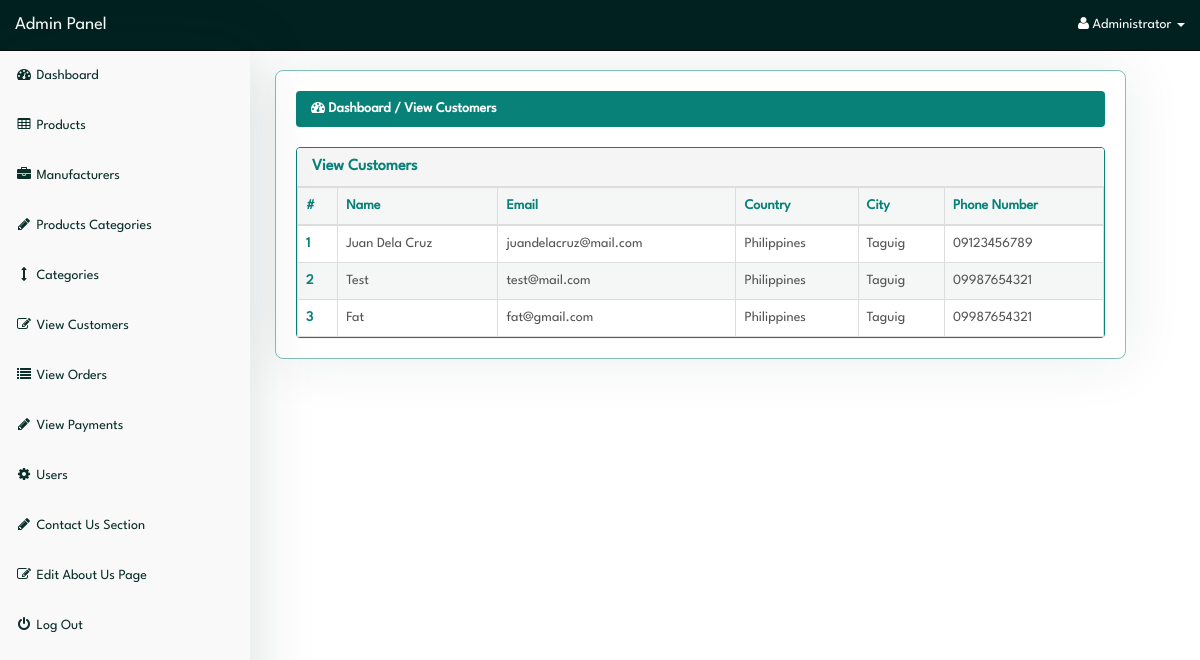
Screenshot of /admin/index.php?view_customers (signed in) with the database file from the repository.
### tables this page shows
CREATE TABLE `customers` (
  `customer_id` int(10) NOT NULL,
  `customer_name` varchar(255) NOT NULL,
  `customer_email` varchar(255) NOT NULL,
  `customer_pass` varchar(255) NOT NULL,
  `customer_country` text NOT NULL,
  `customer_city` text NOT NULL,
  `customer_contact` varchar(255) NOT NULL,
  `customer_address` text NOT NULL,
  `customer_image` text NOT NULL,
  `customer_ip` varchar(255) NOT NULL,
  `customer_confirm_code` text NOT NULL
);

### admin/view_customers.php (the view, shortened to what this page needs)
<?php
if(!isset($_SESSION['admin_email'])){
echo "<script>window.open('login.php','_self')</script>";
}
else {
?>
<div class="row">
  <div class="col-lg-12">
    <ol class="breadcrumb">
      <li class="active">
        <i class="fa fa-dashboard"></i> Dashboard / View Customers
      </li>
    </ol>
  </div>
</div>
<div class="row">
  <div class="col-lg-12">
    <div class="panel panel-default">
      <div class="panel-heading">
        <h3 class="panel-title">
          View Customers
        </h3>
      </div>
      <div class="panel-body">
        <div class="table-responsive">
          <table class="table table-bordered table-hover table-striped">
            <thead>
              <tr>
                <th>#</th>
                <th>Name</th>
                <th>Email</th>
                <th>Country</th>
                <th>City</th>
                <th>Phone Number</th>
              </tr>
            </thead>
            <tbody>
              <?php
$i=0;
$get_c = "select * from customers";
$run_c = mysqli_query($con,$get_c);
while($row_c=mysqli_fetch_array($run_c)){
$c_name = $row_c['customer_name'];
$c_email = $row_c['customer_email'];
$c_country = $row_c['customer_country'];
$c_city = $row_c['customer_city'];
$c_contact = $row_c['customer_contact'];
$i++;
?>
              <tr>
                <td><?php echo $i; ?></td>
                <td><?php echo $c_name; ?></td>
                <td><?php echo $c_email; ?></td>
                <td><?php echo $c_country; ?></td>
                <td><?php echo $c_city; ?></td>
                <td><?php echo $c_contact; ?></td>
              </tr>
              <?php } ?>
            </tbody>
          </table>
        </div>
      </div>
    </div>
  </div>
</div>
<?php } ?>

### admin/index.php (shortened to what this page needs)
<?php
include("includes/db.php");
if(!isset($_SESSION['admin_email'])){
  echo "<script>window.open('login.php','_self')</script>";
} else {
  $admin_session = $_SESSION['admin_email'];
  $get_admin = "select * from admins  where admin_email='$admin_session'";
  $run_admin = mysqli_query($con,$get_admin);
  $row_admin = mysqli_fetch_array($run_admin);
  $admin_name = $row_admin['admin_name'];
?>
<!DOCTYPE html>
<html>
<head>
  <link href="css/bootstrap.min.css" rel="stylesheet">
  <link href="css/style.css" rel="stylesheet">
  <link href="font-awesome/css/font-awesome.min.css" rel="stylesheet">
</head>
<body>
  <div id="wrapper">
    <?php include("includes/sidebar.php");  ?>
    <div id="page-wrapper">
      <div class="container-fluid">
        <?php
          foreach ($pages as $param => $file) {
              if (isset($_GET[$param])) {
                  include($file);
                  break;
              }
          }
        ?>
      </div>
    </div>
  </div>
</body>
</html>
<?php } ?>

### admin/includes/sidebar.php (shortened to what this page needs)
<?php
if(!isset($_SESSION['admin_email'])){
echo "<script>window.open('login.php','_self')</script>";
}
else {
?>
<nav class="navbar navbar-inverse navbar-fixed-top">
  <div class="navbar-header">
    <a class="navbar-brand" href="index.php?dashboard">Admin Panel</a>
  </div>
  <ul class="nav navbar-right top-nav">
    <li class="dropdown">
      <a href="#" class="dropdown-toggle" data-toggle="dropdown">
        <i class="fa fa-user"></i>
        <?php echo $admin_name; ?> <b class="caret"></b>
      </a>
    </li>
  </ul>
  <div class="collapse navbar-collapse navbar-ex1-collapse">
    <ul class="nav navbar-nav side-nav">
      <li>
        <a href="index.php?dashboard">
          <i class="fa fa-fw fa-dashboard"></i> Dashboard
        </a>
      </li>
      <li>
        <a href="#" data-toggle="collapse" data-target="#products">
          <i class="fa fa-fw fa-table"></i> Products
        </a>
      </li>
      <li>
        <a href="#" data-toggle="collapse" data-target="#manufacturers">
          <i class="fa fa-fw fa-briefcase"></i> Manufacturers
        </a>
      </li>
      <li>
        <a href="#" data-toggle="collapse" data-target="#p_cat">
          <i class="fa fa-fw fa-pencil"></i> Products Categories
        </a>
      </li>
      <li>
        <a href="#" data-toggle="collapse" data-target="#cat">
          <i class="fa fa-fw fa-arrows-v"></i> Categories
        </a>
      </li>
      <li>
        <a href="index.php?view_customers">
          <i class="fa fa-fw fa-edit"></i> View Customers
        </a>
      </li>
      <li>
        <a href="index.php?view_orders">
          <i class="fa fa-fw fa-list"></i> View Orders
        </a>
      </li>
      <li>
        <a href="index.php?view_payments">
          <i class="fa fa-fw fa-pencil"></i> View Payments
        </a>
      </li>
      <li>
        <a href="#" data-toggle="collapse" data-target="#users">
          <i class="fa fa-fw fa-gear"></i> Users
        </a>
      </li>
      <li>
        <a href="#" data-toggle="collapse" data-target="#contact_us">
          <i class="fa fa-fw fa-pencil"> </i> Contact Us Section
        </a>
      </li>
      <li>
        <a href="index.php?edit_about_us">
          <i class="fa fa-fw fa-edit"></i> Edit About Us Page
        </a>
      </li>
      <li>
        <a href="logout.php">
          <i class="fa fa-fw fa-power-off"></i> Log Out
        </a>
      </li>
    </ul>
  </div>
</nav>
<?php } ?>

### admin/css/style.css (style rules this page uses)
:root { --p-clr-100: #088178; --p-clr-200: #ff4015; --p-clr-300: #0000d3; --p-clr-400: #ffb222; --p-clr-500: #0097d3; --p-clr-600: #00ad4e; --p-clr-700: #3a0080; --n-clr-100: #fefefe; --n-clr-200: #f9f9f9; --n-clr-300: #0a2e28; --n-clr-400: #012120; }
*, *::before, *::after { margin: 0; padding: 0; box-sizing: border-box; }
h1, h2, h3, h4, h5, h6 { font-weight: 600; }
body { font-family: 'LeagueSpartan-Regular', Helvetica, Arial, sans-serif; margin-top: 100px; }
@media (min-width: 768px) { body { margin-top: 50px; } }
#wrapper { padding-top: 1rem; padding-left: 255px; }
#page-wrapper { width: 90%; margin-top: 1rem; margin-left: 2rem; border-radius: 8px; border: 1px solid #08817980; box-shadow: 0 0 60px #0a2e2817; }
#page-wrapper .container-fluid { padding: 0; margin: 0; width: 100%; padding: 2rem; }
.top-nav { padding: 0 15px; }
.top-nav > li { display: inline-block; float: left; }
.top-nav > li > a { padding-top: 15px; padding-bottom: 15px; line-height: 20px; color: var(--n-clr-100); }
.navbar-inverse .navbar-nav > li > a { color: var(--n-clr-300); }
.navbar { background-color: var(--n-clr-400); }
.navbar .navbar-header a { color: white; }
.side-nav { position: fixed; top: 51px; width: 250px; border-radius: 0; overflow-y: auto; background-color: var(--n-clr-200); bottom: 0; overflow-x: hidden; padding-bottom: 40px; display: flex; align-items: center; justify-content: flex-start; flex-direction: column; box-shadow: 0 0 60px #0a2e2826; }
.side-nav > li, .side-nav > li > a { width: 100%; }
.row .col-lg-12 .panel { margin: 0; border: 0; }
.panel-body { border-radius: 5px; }
.container-fluid .row .col-lg-12 .breadcrumb { background-color: var(--p-clr-100); }
.container-fluid .row .col-lg-12 .breadcrumb li { color: var(--n-clr-100); font-weight: 600; }
.panel { border: 0; border: 1px solid var(--p-clr-100) !important; }
.panel-default .panel-title { color: #088178; }
.panel-default .panel-body { padding: 0; }
.panel-body .table-responsive .table { margin: 0; }
.table { border-collapse: collapse; }
.table-responsive .table thead tr th, .table-responsive .table tbody tr td:nth-child(1) { color: var(--p-clr-100); font-weight: bold; }
.table-responsive .table thead tr, .table-responsive .table tbody tr:nth-child(even) { background-color: #0b3a370a; }
.table-responsive .table tbody tr:nth-child(odd) { background: none; }
.table-responsive .table tbody tr { border: 0; border: 1px solid #08817950; color: #555; cursor: pointer; }

### rows the page displays
customers: customer_name "Juan Dela Cruz", customer_email "juandelacruz@mail.com", customer_country "Philippines", customer_city "Taguig", customer_contact "09123456789"
customers: customer_name "Test", customer_email "test@mail.com", customer_country "Philippines", customer_city "Taguig", customer_contact "09987654321"
customers: customer_name "Fat", customer_email "fat@gmail.com", customer_country "Philippines", customer_city "Taguig", customer_contact "09987654321"

### other values shown
$admin_name "Administrator"
